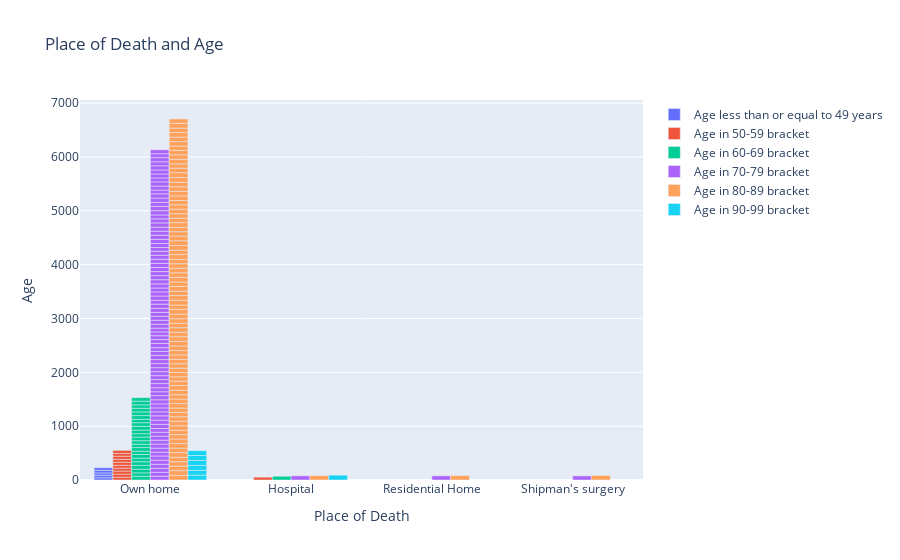

Notebook cell for this chart:
### Markdown cell above
#### Nested Bar Plot:

### Code cell
# Nested Bar plot:

# Creating traces for each bar based on the age bracket:

age_forties= go.Bar(x= shipman_victims['PlaceofDeath'],
               y= shipman_victims[shipman_victims['Age'] <= 49]['Age'],
               name='Age less than or equal to 49 years'  
             )
              
       

age_fifties= go.Bar(x= shipman_victims['PlaceofDeath'],
               y= shipman_victims[(shipman_victims['Age']> 49) & (shipman_victims['Age'] <=59)]['Age'],
               name='Age in 50-59 bracket' 
             )
              
      

age_sixties= go.Bar(x= shipman_victims['PlaceofDeath'],
                y= shipman_victims[(shipman_victims['Age']> 59) & (shipman_victims['Age'] <=69)]['Age'],
               name='Age in 60-69 bracket'  
             )
              
age_seventies= go.Bar(x= shipman_victims['PlaceofDeath'],
                y= shipman_victims[(shipman_victims['Age']> 69) & (shipman_victims['Age'] <=79)]['Age'],
               name='Age in 70-79 bracket'  
             ) 

age_eighties= go.Bar(x= shipman_victims['PlaceofDeath'],
                y= shipman_victims[(shipman_victims['Age']> 79) & (shipman_victims['Age'] <=89)]['Age'],
               name='Age in 80-89 bracket'   
             ) 

age_nineties= go.Bar(x= shipman_victims['PlaceofDeath'],
                y= shipman_victims[(shipman_victims['Age']> 89) & (shipman_victims['Age'] <= 99)]['Age'],
               name='Age in 90-99 bracket'   
             ) 

data= [age_forties, age_fifties, age_sixties, age_seventies, age_eighties, age_nineties]  

### layout:#

layout= go.Layout(title='Place of Death and Age',
                  xaxis= dict(title='Place of Death'),
                  yaxis= dict(title= 'Age')
                  )

fig= go.Figure(data=data, layout=layout)

fig.show()
pyo.plot(fig, filename='NestedBarGraph.html')

### Figure 1 — Plotly figure (JSON) as saved in the notebook; plotly's stock layout.template omitted (floating-point values rounded to 4 significant figures; data arrays with more than 128 entries replaced by an {"elided": "..."} marker saying what was removed)
{"data": [{"name": "Age less than or equal to 49 years", "type": "bar", "x": {"elided": "215 str values"}, "y": [41, 47, 43, 47, 49]}, {"name": "Age in 50-59 bracket", "type": "bar", "x": {"elided": "215 str values"}, "y": [51, 59, 56, 54, 53, 57, 53, 54, 58, 51, 57]}, {"name": "Age in 60-69 bracket", "type": "bar", "x": {"elided": "215 str values"}, "y": [69, 63, 69, 69, 69, 67, 69, 68, 60, 68, 63, 65, 67, 63, 67, 69, 68, 63, 69, 69, 67, 64, 68, 65]}, {"name": "Age in 70-79 bracket", "type": "bar", "x": {"elided": "215 str values"}, "y": [70, 73, 73, 76, 77, 77, 78, 70, 76, 76, 72, 74, 73, 70, 77, 79, 79, 74, 73, 75, 76, 78, 71, 74, 78, 75, 72, 74, 74, 77, 74, 77, 78, 73, 70, 78, 75, 70, 71, 70, 71, 75, 72, 74, 75, 79, 71, 79, 77, 72, 77, 77, 76, 75, 76, 76, 78, 73, 75, 76, 70, 74, 77, 76, 76, 74, 79, 76, 72, 79, 79, 77, 79, 78, 70, 73, 79, 73, 74, 75, 77, 74, 77, 73, 73]}, {"name": "Age in 80-89 bracket", "type": "bar", "x": {"elided": "215 str values"}, "y": [86, 88, 84, 81, 83, 87, 80, 84, 84, 85, 81, 81, 82, 85, 83, 80, 83, 83, 84, 80, 85, 87, 80, 80, 81, 80, 82, 82, 82, 81, 85, 86, 82, 86, 84, 84, 82, 84, 87, 87, 81, 88, 88, 81, 88, 82, 86, 85, 84, 85, 82, 88, 82, 87, 87, 88, 81, 80, 88, 85, 82, 82, 86, 81, 81, 84, 85, 84, 85, 89, 89, 84, 80, 86, 81, 83, 81, 83, 83, 84, 83, 88, 81]}, {"name": "Age in 90-99 bracket", "type": "bar", "x": {"elided": "215 str values"}, "y": [90, 90, 90, 93, 92, 90, 90]}], "layout": {"title": {"text": "Place of Death and Age"}, "xaxis": {"title": {"text": "Place of Death"}}, "yaxis": {"title": {"text": "Age"}}}}
